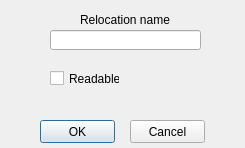
<?xml version="1.0" encoding="UTF-8"?>
<ui version="4.0">
 <class>RelocationAdder</class>
 <widget class="QDialog" name="RelocationAdder">
  <property name="geometry">
   <rect>
    <x>0</x>
    <y>0</y>
    <width>245</width>
    <height>148</height>
   </rect>
  </property>
  <property name="windowTitle">
   <string>Dialog</string>
  </property>
  <widget class="QLineEdit" name="lineEdit">
   <property name="geometry">
    <rect>
     <x>50</x>
     <y>30</y>
     <width>151</width>
     <height>20</height>
    </rect>
   </property>
  </widget>
  <widget class="QLabel" name="label">
   <property name="geometry">
    <rect>
     <x>80</x>
     <y>10</y>
     <width>101</width>
     <height>20</height>
    </rect>
   </property>
   <property name="text">
    <string>Relocation name</string>
   </property>
  </widget>
  <widget class="QCheckBox" name="checkBox">
   <property name="geometry">
    <rect>
     <x>50</x>
     <y>70</y>
     <width>70</width>
     <height>17</height>
    </rect>
   </property>
   <property name="text">
    <string>Readable</string>
   </property>
  </widget>
  <widget class="QPushButton" name="pushButton">
   <property name="geometry">
    <rect>
     <x>40</x>
     <y>120</y>
     <width>75</width>
     <height>23</height>
    </rect>
   </property>
   <property name="text">
    <string>OK</string>
   </property>
  </widget>
  <widget class="QPushButton" name="pushButton_2">
   <property name="geometry">
    <rect>
     <x>130</x>
     <y>120</y>
     <width>75</width>
     <height>23</height>
    </rect>
   </property>
   <property name="text">
    <string>Cancel</string>
   </property>
  </widget>
 </widget>
 <resources/>
 <connections/>
</ui>
